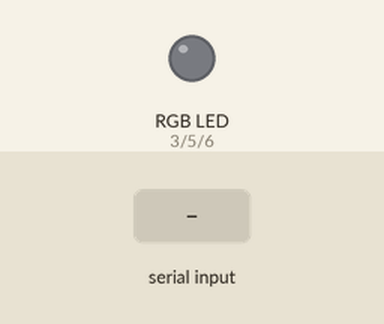
The sketch below on a simulated Arduino Uno, built with avr-gcc and run on an emulated ATmega328P. On the bench: an RGB LED mixed from three pins (HIGH = lit). The inputs (shaded band) are chosen by the test bench. Dim RGB values are drawn brighter than linear.

Above: at 1.2 s.
1.3 s: "90,45,200\n" received over the second serial link
At 1.9 s:
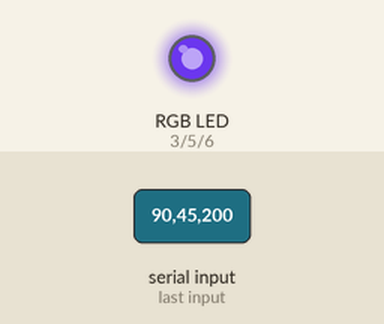
2.8 s: "30,150,10\n" received over the second serial link
At 4.0 s:
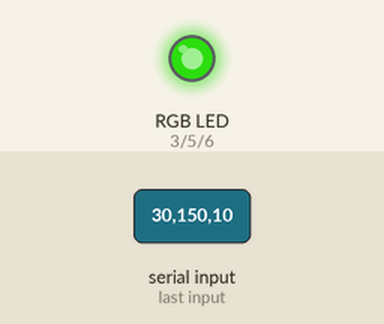
4.3 s: "1,90,45\n" received over the second serial link
At 5.4 s:
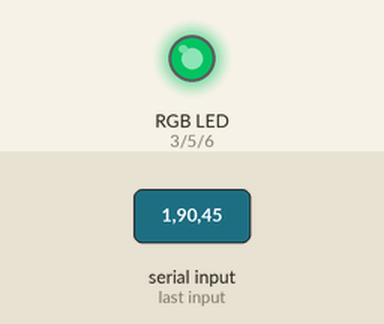
Timing chart, 0 to 7.3 s (numbered marks = the images above; inputs shaded):
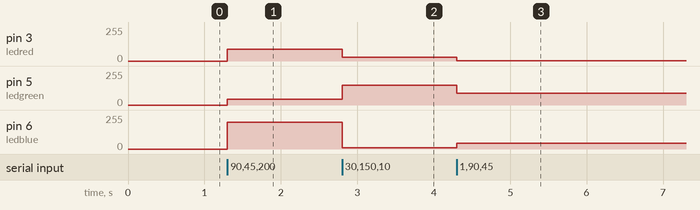

Measured:
- after the input at 1.3 s, pin 3 (ledred): 0/255 → 90/255 at once; pin 5 (ledgreen): 0/255 → 45/255 at once; pin 6 (ledblue): 0/255 → 200/255 at once
- after the input at 2.8 s, pin 3 (ledred): 90/255 → 30/255 at once; pin 5 (ledgreen): 45/255 → 150/255 at once; pin 6 (ledblue): 200/255 → 10/255 at once
- after the input at 4.3 s, pin 3 (ledred): 30/255 → 1/255 at once; pin 5 (ledgreen): 150/255 → 90/255 at once; pin 6 (ledblue): 10/255 → 45/255 at once

The sketch:

arduino_rgb_string_led_bluetooth_control.ino
```cpp
/*
  www.diymakers.es
  by A.García
  Crear App para Arduino con App Inventor
  Tutorial en: http://diymakers.es/crear-app-para-arduino-con-app-inventor/
*/

#include <SoftwareSerial.h> //Librería que permite establecer comunicación serie en otros pins

//Aquí conectamos los pins RXD,TDX del módulo Bluetooth.
SoftwareSerial BT(10,11); //10 RX, 11 TX.

int ledred=3; //Pin LED Red
int ledgreen=5;//Pin LED Green
int ledblue=6; //Pin LED Blue


void setup()
{

  BT.begin(9600);  //Velocidad del puerto del módulo Bluetooth

  pinMode(ledred,OUTPUT);
  pinMode(ledgreen,OUTPUT);
  pinMode(ledblue,OUTPUT);
}

void loop()
{
    //Cuando haya datos disponibles
    while (BT.available()>0)
    {
        int red = BT.parseInt(); //Leemos el primer valor entero (Red) y lo almacenamos en la variable

        int green = BT.parseInt(); //Leemos el segundo valor entero (Green) y lo almacenamos en la variable

        int blue = BT.parseInt(); //Leemos el último valor entero (Blue) y lo almacenamos en la variable

        //Cuando lea el carácter fin de línea ('\n') quiere decir que ha finalizado el envío de los tres valores
        if (BT.read() == '\n')
        {
          //Enviamos los valores de los tres colores al LED RGB através de PWM
          analogWrite(ledred,red);
          analogWrite(ledgreen,green);
          analogWrite(ledblue,blue);
        }
  }
}
```
